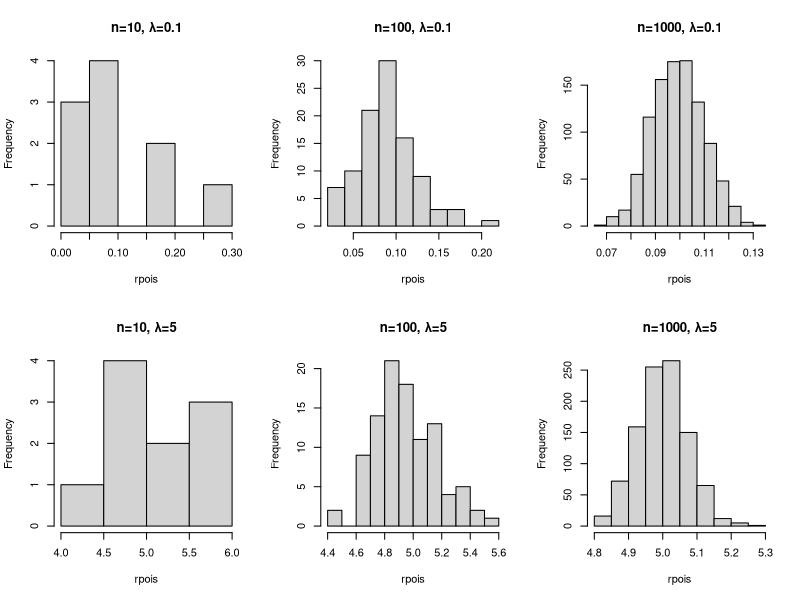

The R script that drew this image:
#
# Sample and plot Poisson distributions for various lambdas
# As the number of sample means increases, we should see
# a normal distribution around the lambda per the 
# Central Limit Theorem
# 
# Ken Youens-Clark <kyclark@email.arizona.edu>
# March 9, 2016
#

# for "sprintf"
library(R.utils) 

# "par" is global, so save current state to restore later
old.par = par(mfrow=c(2,3))

# number of means
k = 1000

# using different lambda values
for (lambda in c(.1, 5)) {
  
  # take n-sized samples  
  for (n in c(10, 100, 1000)) {
    
    # preallocated the vector to hold the means
    v = numeric(k)
    
    # take 1K means from the Poisson distribution
    for (i in 1:k) {
      v[i] = mean(rpois(n, lambda))
    }
    
    # the histogram should be centered around the lambda value
    hist(sample(v, n), xlab="rpois", main=sprintf("n=%s, λ=%s", n, lambda))
  }
}

# restore "par"
par(old.par)